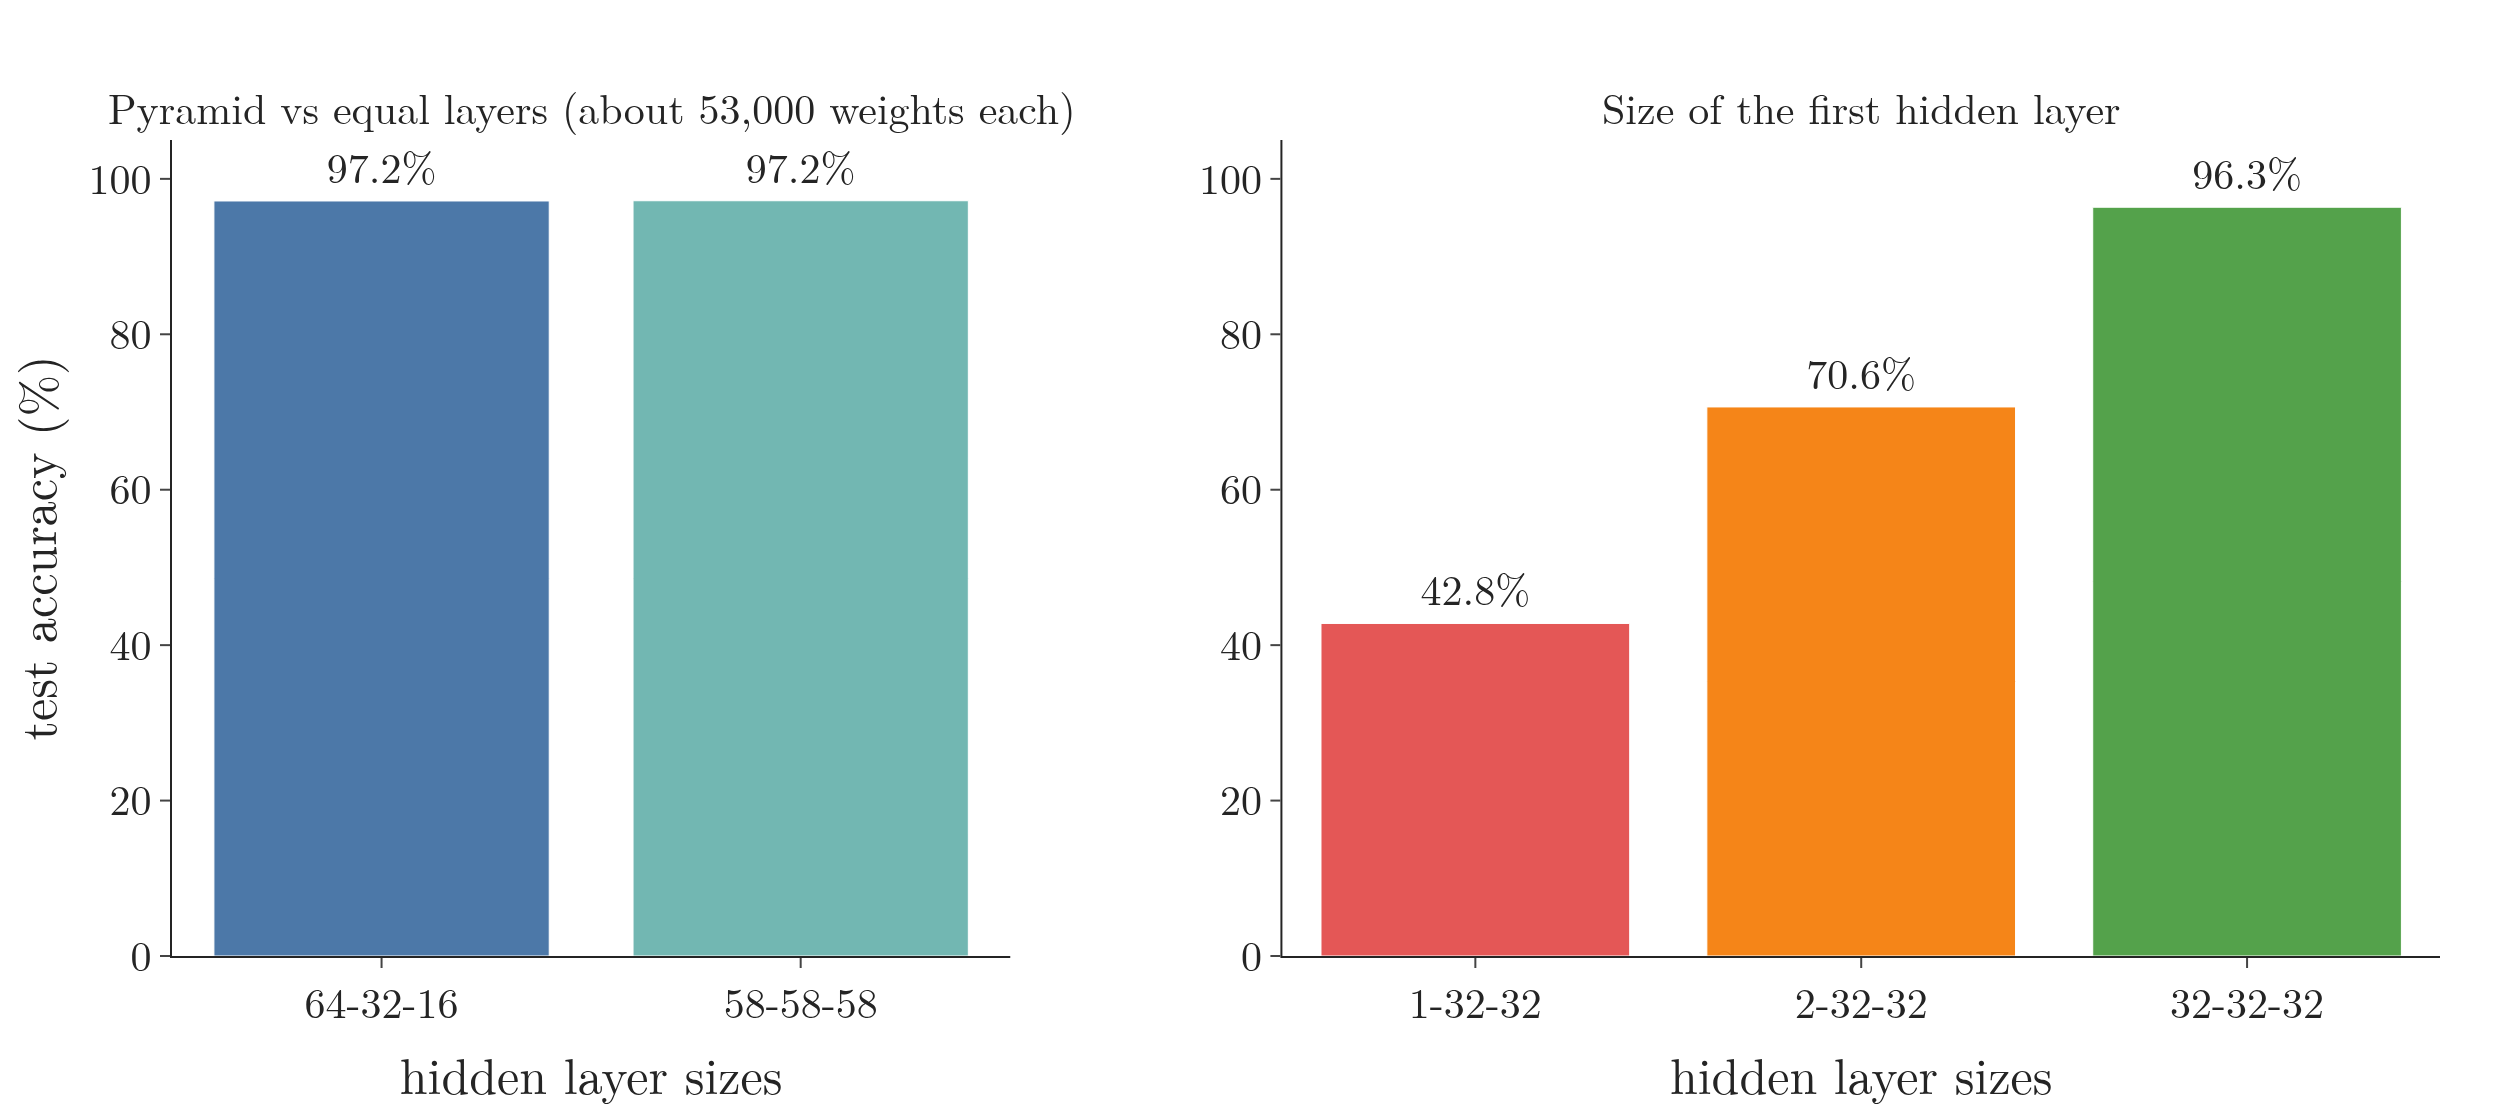

The script that drew this image:
"""Neurons per layer, measured on MNIST (data/shapes.json from experiments/shapes.py: ReLU layers, Adam, 10 epochs,
mean test accuracy of 3 seeds). Left: a pyramid and equal layers with the same number of parameters. Right: a first
hidden layer of 1, 2 or 32 neurons, then two layers of 32. Plotly."""
import json
from pathlib import Path

import plotly.graph_objects as go
from plotly.subplots import make_subplots

HERE = Path(__file__).parent
R = json.load(open(HERE.parent / "data" / "shapes.json"))
acc = {k: 100 * v["mean"] for k, v in R.items()}
assert abs(acc["64-32-16"] - acc["58-58-58"]) < 0.5 and acc["1-32-32"] < 50 < acc["2-32-32"] < 80 < acc["32-32-32"]
fig = make_subplots(rows=1, cols=2, horizontal_spacing=0.12, column_widths=[0.42, 0.58],
                    subplot_titles=("Pyramid vs equal layers (about 53,000 weights each)",
                                    "Size of the first hidden layer"))
for col, keys, cols in ((1, ["64-32-16", "58-58-58"], ["#4C78A8", "#72B7B2"]),
                        (2, ["1-32-32", "2-32-32", "32-32-32"], ["#E45756", "#F58518", "#54A24B"])):
    fig.add_bar(x=keys, y=[acc[k] for k in keys], marker_color=cols, text=[f"{acc[k]:.1f}%" for k in keys],
                textposition="outside", showlegend=False, row=1, col=col)
fig.update_yaxes(title_text="test accuracy (%)", range=[0, 105], row=1, col=1)
fig.update_yaxes(range=[0, 105], row=1, col=2)
fig.update_xaxes(title_text="hidden layer sizes")
fig.update_layout(template="simple_white", width=1250, height=560, font=dict(family="Latin Modern Roman", size=21),
                  margin=dict(l=80, r=30, t=70, b=80))
for a in fig.layout.annotations[:2]:
    a.font.size = 21
fig.write_image(HERE / "shapes.png", scale=2)
print({k: round(v, 2) for k, v in acc.items()})
